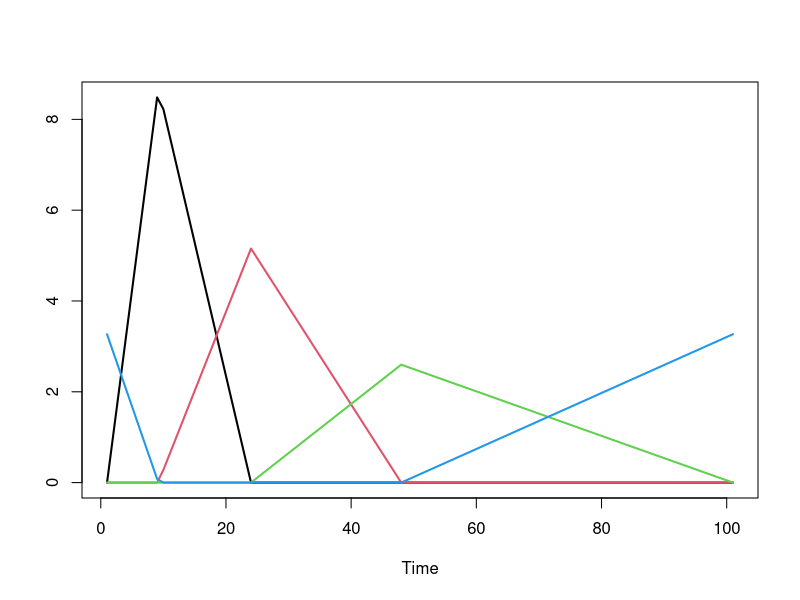

This figure's R source: (Note: this script raises an error after producing the figure.)

# install.packages("splines2")

x <- 0:100 / 100
order <- 2
deg <- order - 1
knots <- c(0.00, 0.082, 0.23, 0.47, 1.00)

spline_p <- splines2::mSpline(x,
    knots = knots[c(-1, -5)],
    degree = deg,
    Boundary.knots = c(0, 1),
    periodic = TRUE,
    intercept = TRUE
)

ts.plot(
    as.matrix(spline_p),
    col = 1:ncol(spline_p), lwd = 2
)

knots_simple <- c(0, knots, 1)

w <- c()
for (i in 2:5) {
    w[i - 1] <- (knots_simple[deg + 1 + i] - knots_simple[i]) / (deg + 1)
}

w[4] <- 0.308

spline_p_new <- spline_p
for (i in 1:ncol(spline_cpp_p)) spline_p_new[, i] <- spline_p[, i] * w[i]

ts.plot(
    as.matrix(spline_p_new),
    col = 1:ncol(spline_cpp), lwd = 2
)

rowSums(spline_p_new)
